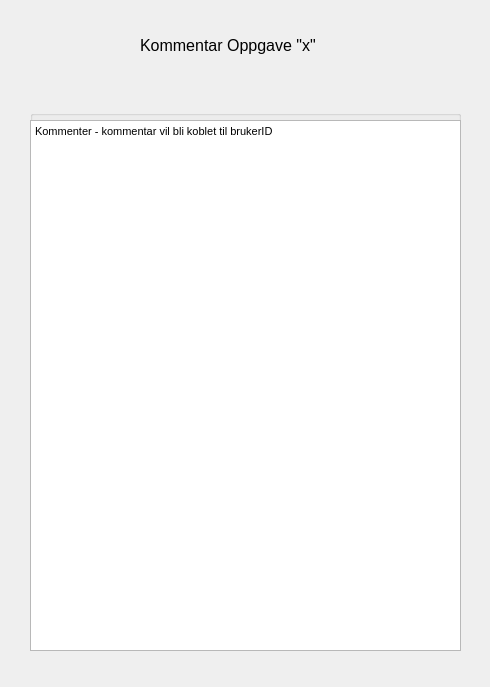
<?xml version="1.0" encoding="UTF-8"?>
<ui version="4.0">
 <class>commentDialog</class>
 <widget class="QDialog" name="commentDialog">
  <property name="geometry">
   <rect>
    <x>0</x>
    <y>0</y>
    <width>490</width>
    <height>687</height>
   </rect>
  </property>
  <property name="windowTitle">
   <string>Dialog</string>
  </property>
  <widget class="QGroupBox" name="groupBox">
   <property name="geometry">
    <rect>
     <x>30</x>
     <y>110</y>
     <width>431</width>
     <height>541</height>
    </rect>
   </property>
   <property name="title">
    <string/>
   </property>
   <widget class="QTextEdit" name="textEdit">
    <property name="geometry">
     <rect>
      <x>0</x>
      <y>10</y>
      <width>431</width>
      <height>531</height>
     </rect>
    </property>
    <property name="html">
     <string>&lt;!DOCTYPE HTML PUBLIC &quot;-//W3C//DTD HTML 4.0//EN&quot; &quot;http://www.w3.org/TR/REC-html40/strict.dtd&quot;&gt;
&lt;html&gt;&lt;head&gt;&lt;meta name=&quot;qrichtext&quot; content=&quot;1&quot; /&gt;&lt;style type=&quot;text/css&quot;&gt;
p, li { white-space: pre-wrap; }
&lt;/style&gt;&lt;/head&gt;&lt;body style=&quot; font-family:'MS Shell Dlg 2'; font-size:8.25pt; font-weight:400; font-style:normal;&quot;&gt;
&lt;p style=&quot; margin-top:0px; margin-bottom:0px; margin-left:0px; margin-right:0px; -qt-block-indent:0; text-indent:0px;&quot;&gt;Kommenter - kommentar vil bli koblet til brukerID&lt;/p&gt;&lt;/body&gt;&lt;/html&gt;</string>
    </property>
   </widget>
  </widget>
  <widget class="QLabel" name="label">
   <property name="geometry">
    <rect>
     <x>140</x>
     <y>20</y>
     <width>181</width>
     <height>51</height>
    </rect>
   </property>
   <property name="font">
    <font>
     <pointsize>12</pointsize>
    </font>
   </property>
   <property name="text">
    <string>Kommentar Oppgave &quot;x&quot;</string>
   </property>
  </widget>
 </widget>
 <resources/>
 <connections/>
</ui>
